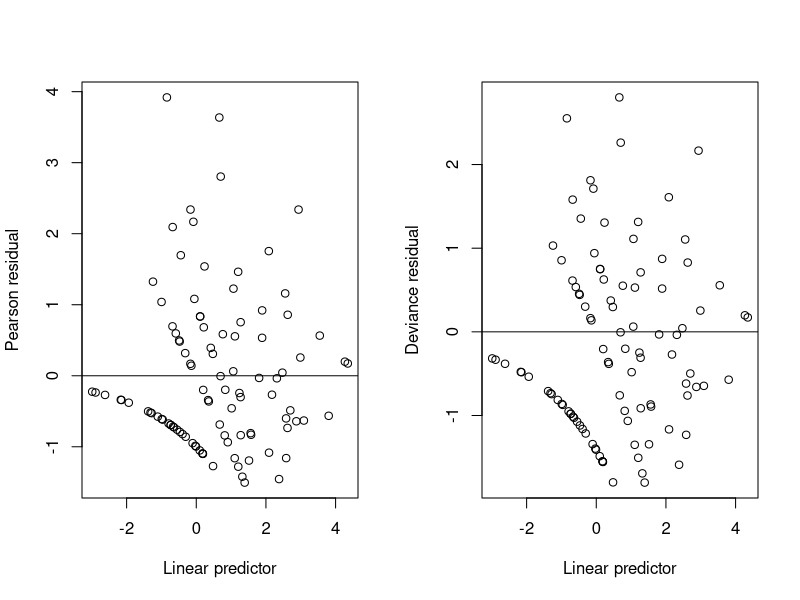
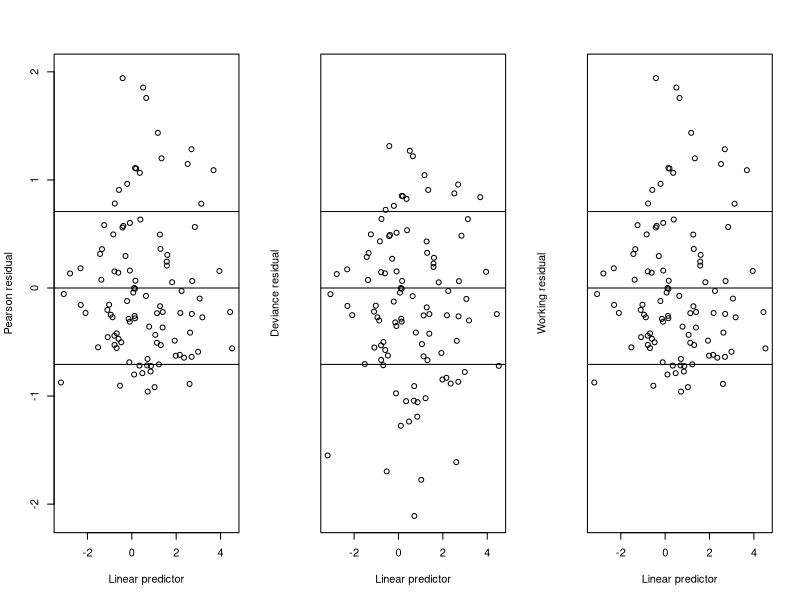

Recreate these plots in R, in order.
## ---- chunk 1
set.seed(770)
n = 100
beta0 = .2
beta1 = -.3
beta2 = -.1
beta3 = 0.5
X = matrix(runif(3*n, 0, 10), nrow = n)
eta = beta0 + beta1 * X[, 1] + beta2 * X[, 2] + beta3 * X[, 3]
mu = exp(eta)
y = rpois(n, mu)
df = data.frame(x1 = X[, 1],
                x2 = X[, 2],
                x3 = X[, 3],
                y = y)
pois_mod = glm(y ~ x1 + x2 + x3, family = poisson, data = df)

## ---- chunk 2
par(mfrow=c(1,2))
plot(predict(pois_mod), resid(pois_mod, type="pearson"),
     xlab="Linear predictor", ylab="Pearson residual")
abline(h=0)
plot(predict(pois_mod), resid(pois_mod, type="deviance"),
     xlab="Linear predictor", ylab="Deviance residual")
abline(h=0)
## ---- chunk 3
phi = 0.5
ygam = rgamma(n, shape = 1/phi, scale = mu*phi)
df$ygam = ygam
gam_mod = glm(ygam ~ x1 + x2 + x3, family = Gamma(link="log"), data = df)
## ---- chunk 4
par(mfrow=c(1,3))
plot(predict(gam_mod), resid(gam_mod, type="pearson"), 
     ylim = c(-2.1,2),
     xlab="Linear predictor", ylab="Pearson residual")
abline(h=c(0,sqrt(phi),-sqrt(phi)))
plot(predict(gam_mod), resid(gam_mod, type="deviance"),
     ylim = c(-2.1,2), yaxt = "n",
     xlab="Linear predictor", ylab="Deviance residual")
abline(h=c(0,sqrt(phi),-sqrt(phi)))
plot(predict(gam_mod), resid(gam_mod, type="working"),
     ylim = c(-2.1,2), yaxt = "n",
     xlab="Linear predictor", ylab="Working residual")
abline(h=c(0,sqrt(phi),-sqrt(phi)))
